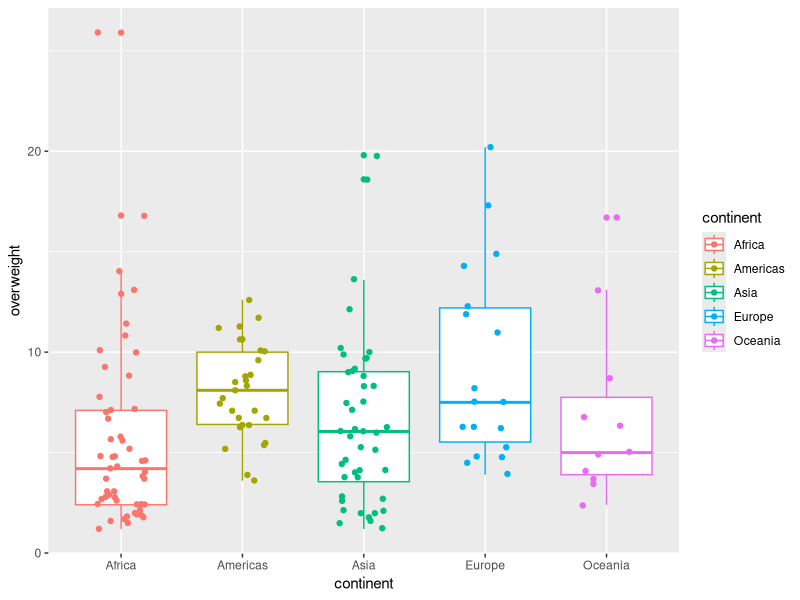

Here is the R script that generated this plot: (Note: this script raises an error after producing the figure.)
library(tidyverse)

world_bank_countries <- read_csv("data/world_bank_countries.csv")

# Aesthetic mappings can be applied to the ggplot function 
# and any geometric object
#
# ggplot(data = <DATA>,
#        mapping = aes(<MAPPING>)) +
# geom_<NAME_OF_GEOMETRIC_OBJECT_>(aes(<MAPPING>)) +
# geom_<NAME_OF_GEOMETRIC_OBJECT_>(aes(<MAPPING>))


# Mappings in the ggplot function are applied 
# to all geometric objects
world_bank_countries %>%
  filter(year == 2016) %>%
  ggplot(aes(x = continent,
             y = overweight,
             color = continent)) +
  geom_boxplot() +
  geom_jitter(width = .2)

world_bank_income %>% 
  filter(year == 2016) %>% 
  ggplot(aes(x = gdp_per_capita,
             y = birth_rate,
             color = income_group,
             label = income_group)) +
  geom_point(size = 5)+
  geom_text(hjust = 0, nudge_x = 550)

# Mappings in a geometric object are only 
# applied to this geometric object
world_bank_countries %>%
  filter(year == 2016) %>%
  ggplot(aes(x = continent,
             y = overweight)) +
  geom_boxplot() +
  geom_jitter(width = .2, aes(color = continent))

world_bank_income %>% 
  filter(year == 2016) %>% 
  ggplot(aes(x = gdp_per_capita,
             y = birth_rate,
             label = income_group)) +
  geom_point(size = 5, aes(color = income_group)) +
  geom_text(hjust = 0, nudge_x = 550)
